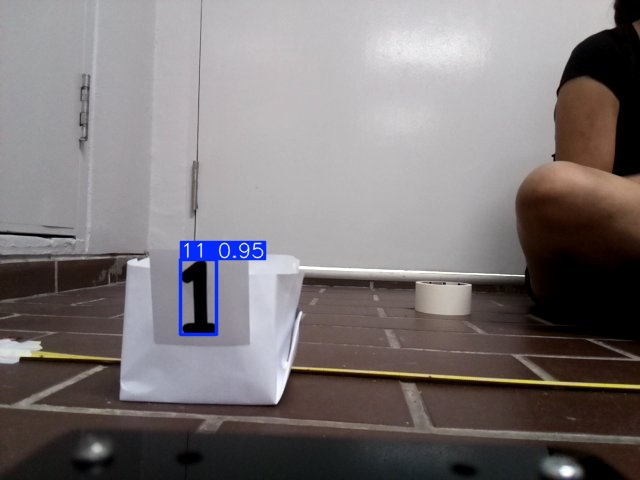
#> input picture captured_images/obs1_img1_20251009_170156_raw.jpg, 640 x 480 px; its folder holds 4 pictures in this run
$ python image_viewer.py
#> lines starting #> are read from the running program, lines starting #| are printed output that depends on the picture
"""
Image Viewer - Displays all captured images in a tiled grid layout
Run this after the robot completes its run to view all detected characters
"""

import cv2
import os
import numpy as np
from pathlib import Path

# ---- CONFIG ----
IMAGE_SAVE_DIR = "captured_images"
TILE_WIDTH = 640
TILE_HEIGHT = 480
TILES_PER_ROW = 3
BACKGROUND_COLOR = (50, 50, 50)

# ---- IMAGE ID MAPPING ----
IMAGE_ID_MAP = {
    # Numbers
    '11': 'Number 1', '12': 'Number 2', '13': 'Number 3',
    '14': 'Number 4', '15': 'Number 5', '16': 'Number 6',
    '17': 'Number 7', '18': 'Number 8', '19': 'Number 9',

    # Letters
    '20': 'Alphabet A', '21': 'Alphabet B', '22': 'Alphabet C',
    '23': 'Alphabet D', '24': 'Alphabet E', '25': 'Alphabet F',
    '26': 'Alphabet G', '27': 'Alphabet H', '28': 'Alphabet S',
    '29': 'Alphabet T', '30': 'Alphabet U', '31': 'Alphabet V',
    '32': 'Alphabet W', '33': 'Alphabet X', '34': 'Alphabet Y',
    '35': 'Alphabet Z',

    # Arrows and symbols
    '36': 'Up Arrow', '37': 'Down Arrow',
    '38': 'Left Arrow', '39': 'Right Arrow',
    '40': 'Circle',
}

def load_images_from_directory(directory):
    """Load all captured images from the directory."""
#> called with directory = 'captured_images'
    image_files = []

    if not os.path.exists(directory):
        print(f"❌ Directory not found: {directory}")
        return []

    # Get all _raw.jpg files (these have bounding boxes)
    for filename in sorted(os.listdir(directory)):
        if filename.endswith("_raw.jpg"):
            filepath = os.path.join(directory, filename)
            image_files.append(filepath)
#> pass 2 of the loop in load_images_from_directory, `for filename in sorted(os.listdir(directory)):`:

    return image_files

def extract_info_from_filename(filename):
    """Extract obstacle ID and image ID from filename."""
    # Format: obs{obstacle_id}_img{image_id}_{timestamp}_raw.jpg
    basename = os.path.basename(filename)
    try:
        parts = basename.split('_')
        obstacle_id = parts[0].replace('obs', '')
        image_id = parts[1].replace('img', '')

        # Get display name from image ID
        display_name = IMAGE_ID_MAP.get(image_id, f'Unknown ({image_id})')

        return obstacle_id, image_id, display_name
    except Exception as e:
        print(f"Error parsing filename {filename}: {e}")
        return "?", "?", "Unknown"

def create_tiled_display(image_paths, tiles_per_row=3):
    """Create a tiled grid display of all images."""
#> called with tiles_per_row = 3

    if not image_paths:
        print("❌ No images to display")
        return None

    # Load all images
    images = []
    labels = []

    for img_path in image_paths:
        img = cv2.imread(img_path)
#> img is the input picture: shape (480, 640, 3); mean B, G, R 119.6, 118.5, 124.5
        if img is not None:
            # Resize to standard tile size
            img_resized = cv2.resize(img, (TILE_WIDTH, TILE_HEIGHT))

            # Extract info for label
            obs_id, img_id, display_name = extract_info_from_filename(img_path)

            # Create label text (matching lab PDF format)
            line1 = f"{display_name}"
            line2 = f"Image ID = {img_id}"

            # Add labels with dark background for readability
            cv2.rectangle(img_resized, (10, 10), (630, 100), (0, 0, 0), -1)

            # Add character/symbol name
            cv2.putText(img_resized, line1, (20, 45),
                       cv2.FONT_HERSHEY_SIMPLEX, 1.2, (100, 200, 255), 2)
            # Add image ID
            cv2.putText(img_resized, line2, (20, 85),
                       cv2.FONT_HERSHEY_SIMPLEX, 1.2, (0, 255, 0), 2)
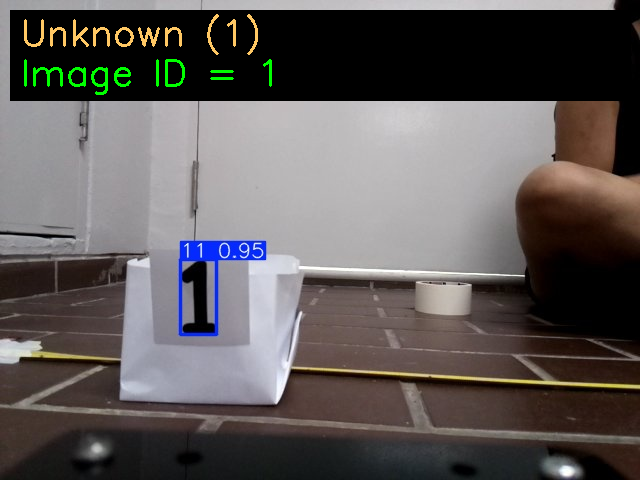
#> img_resized: shape (480, 640, 3); mean B, G, R 88, 89, 93.7

            images.append(img_resized)
            labels.append(f"{display_name} (ID:{img_id})")
            print(f"✅ Loaded: {display_name} - Image ID = {img_id}")
#> pass 2 of the loop in create_tiled_display, `for img_path in image_paths:`:
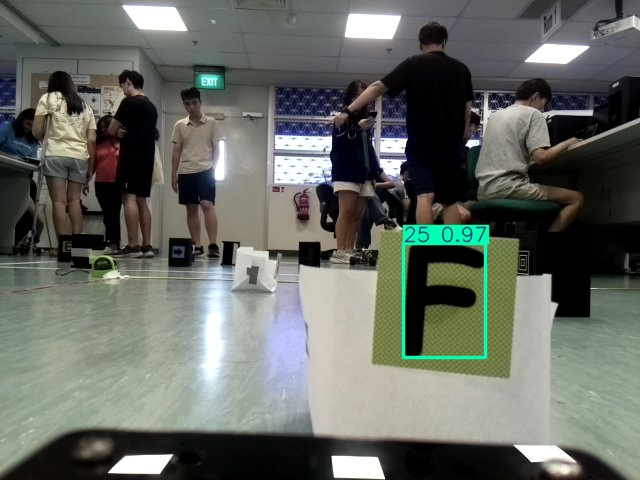
#> input picture captured_images/obs1_img25_20251009_154920_raw.jpg, 640 x 480 px
#> in create_tiled_display, img is the input picture: shape (480, 640, 3); mean B, G, R 99.2, 105.9, 101.7
#> in create_tiled_display, `cv2.putText(img_resized, line2, (20, 85), cv2.FONT_HERSHEY_SIMPLEX, 1...`:
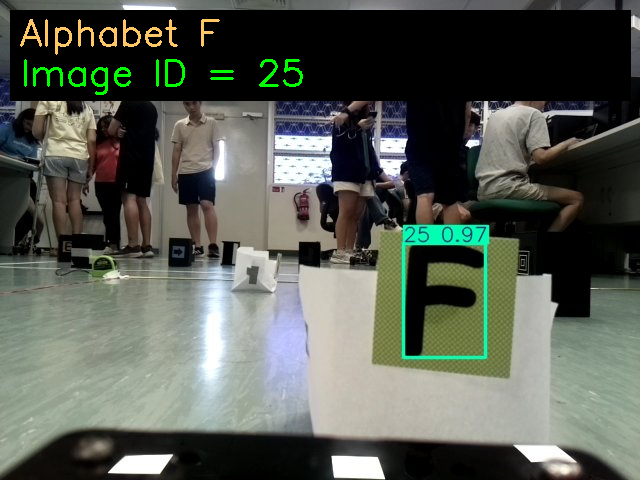
#> img_resized: shape (480, 640, 3); mean B, G, R 82.3, 91.1, 86

    if not images:
        print("❌ No valid images loaded")
        return None

    # Calculate grid dimensions
    num_images = len(images)
#> num_images = 2
    num_rows = (num_images + tiles_per_row - 1) // tiles_per_row
#> num_rows = 1

    # Create blank canvas
    canvas_width = TILE_WIDTH * tiles_per_row
    canvas_height = TILE_HEIGHT * num_rows
#> canvas_height = 480
    canvas = np.full((canvas_height, canvas_width, 3), BACKGROUND_COLOR, dtype=np.uint8)
#> canvas: shape (480, 1920, 3); every value is 50

    # Place images on canvas
    for idx, img in enumerate(images):
        row = idx // tiles_per_row
        col = idx % tiles_per_row

        y_start = row * TILE_HEIGHT
        y_end = y_start + TILE_HEIGHT
        x_start = col * TILE_WIDTH
        x_end = x_start + TILE_WIDTH

        canvas[y_start:y_end, x_start:x_end] = img
#> this loop made 2 passes
#> (row, col, y_start, y_end, x_start, x_end) on passes 1 to 2: (0, 0, 0, 480, 0, 640), (0, 1, 0, 480, 640, 1280)
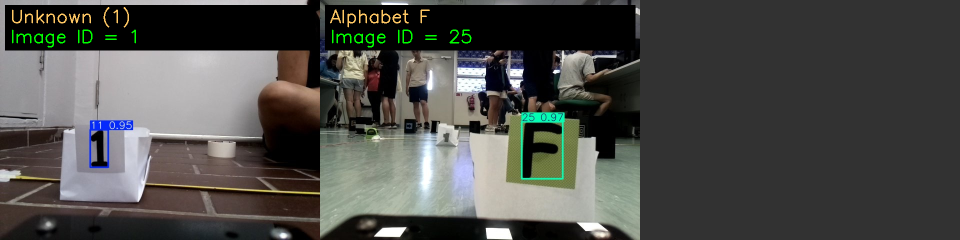
#> canvas: shape (480, 1920, 3) (shown at 1/2 size); mean of channels 0, 1, 2 73.5, 76.7, 76.6; drawn as B, G, R

    return canvas

def main():
    print("="*60)
    print("IMAGE RECOGNITION RESULTS VIEWER")
    print("="*60)
    print(f"Loading images from: {IMAGE_SAVE_DIR}\n")

    # Load images
    image_paths = load_images_from_directory(IMAGE_SAVE_DIR)

    if not image_paths:
        print("\n❌ No captured images found!")
        print(f"   Expected location: {os.path.abspath(IMAGE_SAVE_DIR)}")
        print("   Make sure the robot has completed at least one detection.")
        return

    print(f"\n📊 Found {len(image_paths)} image(s)\n")

    # Create tiled display
    tiled_image = create_tiled_display(image_paths, tiles_per_row=TILES_PER_ROW)

    if tiled_image is None:
        return

    # Display
    window_name = f"Image Recognition Results ({len(image_paths)} detections)"
#> window_name = 'Image Recognition Results (2 detections)'
    cv2.namedWindow(window_name, cv2.WINDOW_NORMAL)
    cv2.imshow(window_name, tiled_image)

    print("\n" + "="*60)
    print("✅ DISPLAY READY")
    print("="*60)
    print("Press any key to close the viewer")
    print("Press 'S' to save the tiled image")
    print("="*60 + "\n")

    # Wait for key press
    while True:
        key = cv2.waitKey(100) & 0xFF
#> (key Esc is pressed here)

        if key == ord('s') or key == ord('S'):
            output_path = "tiled_results_viewer.jpg"
            cv2.imwrite(output_path, tiled_image, [cv2.IMWRITE_JPEG_QUALITY, 95])
            print(f"✅ Saved tiled image to: {output_path}")
        elif key != 255:  # Any other key pressed
            break

    cv2.destroyAllWindows()
    print("\n👋 Viewer closed")

if __name__ == "__main__":
    main()
